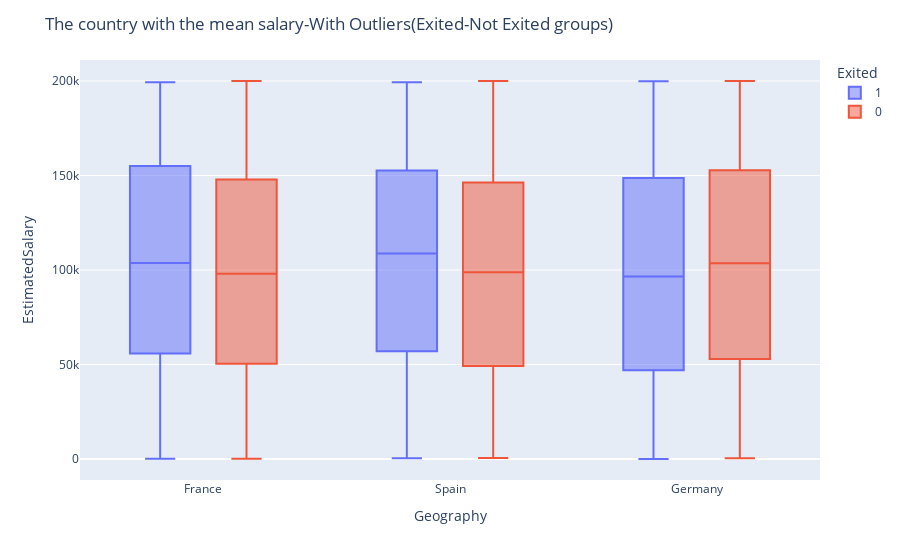

Write notebook code for a chart like this one.
### Markdown cell above
### **Another visualization about salary effect**

### Code cell
fig = px.box(data, x="Geography", y = "EstimatedSalary",color = 'Exited')
fig.update_layout(title_text="The country with the mean salary-With Outliers(Exited-Not Exited groups)")
fig.show()

### Figure 1 — Plotly figure (JSON) as saved in the notebook; plotly's stock layout.template omitted (floating-point values rounded to 4 significant figures; data arrays with more than 128 entries replaced by an {"elided": "..."} marker saying what was removed)
{"data": [{"alignmentgroup": "True", "hovertemplate": "Exited=1<br>Geography=%{x}<br>EstimatedSalary=%{y}<extra></extra>", "legendgroup": "1", "marker": {"color": "#636efa"}, "name": "1", "notched": false, "offsetgroup": "1", "orientation": "v", "showlegend": true, "type": "box", "x": {"elided": "2037 str values"}, "x0": " ", "xaxis": "x", "y": {"elided": "2037 float values"}, "y0": " ", "yaxis": "y"}, {"alignmentgroup": "True", "hovertemplate": "Exited=0<br>Geography=%{x}<br>EstimatedSalary=%{y}<extra></extra>", "legendgroup": "0", "marker": {"color": "#EF553B"}, "name": "0", "notched": false, "offsetgroup": "0", "orientation": "v", "showlegend": true, "type": "box", "x": {"elided": "7963 str values"}, "x0": " ", "xaxis": "x", "y": {"elided": "7963 float values"}, "y0": " ", "yaxis": "y"}], "layout": {"boxmode": "group", "legend": {"title": {"text": "Exited"}, "tracegroupgap": 0}, "margin": {"t": 60}, "title": {"text": "The country with the mean salary-With Outliers(Exited-Not Exited groups)"}, "xaxis": {"anchor": "y", "domain": [0, 1], "title": {"text": "Geography"}}, "yaxis": {"anchor": "x", "domain": [0, 1], "title": {"text": "EstimatedSalary"}}}}
